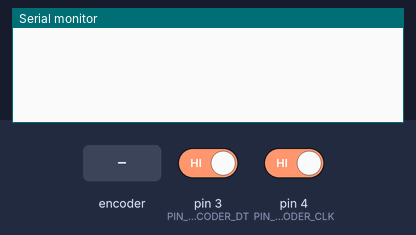
The sketch below on a simulated Arduino Uno, built with avr-gcc and run on an emulated ATmega328P. On the bench: the last lines printed to the serial monitor. The inputs (shaded band) are chosen by the test bench; at power-on: pin 3 (PIN_ENCODER_DT) HIGH, pin 4 (PIN_ENCODER_CLK) HIGH.

Above: at 1.2 s.
1.3 s: rotary encoder on pin 4 (PIN_ENCODER_CLK) / pin 3 (PIN_ENCODER_DT) turned 1 step (first pin leading)
At 1.8 s:
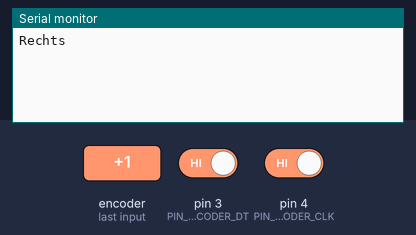
3.0 s: rotary encoder on pin 4 (PIN_ENCODER_CLK) / pin 3 (PIN_ENCODER_DT) turned 2 steps (second pin leading)
At 4.2 s:
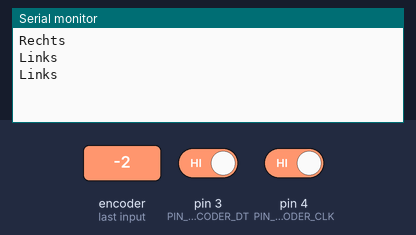

The sketch:

1-RotaryEncoder.ino
```cpp
/**
 * Drehimpulsregler (Rotary Encoder)
 * =================================
 *
 * Dieses Beispiel zeigt, wie ein "Rotary Encoder" (deutsch: Drehimpulsgeber) ausgelesen kann, um
 * unterschiedliche Arten von Drehbewegungen zu erkennen. Äußerlich sieht ein Drehimpulsgeber wie
 * ein Potentiometer aus, basiert jedoch nicht auf einem Spannungsteiler. Stattdessen besitzt er
 * eine Rasterung, die dafür sorgt, dass bei jeder Bewegung zwei Digitalimpulse generiert werden,
 * mit denen die Drehrichtung erkannt werden kann:
 *
 *                   1x nach links           1x nach rechts
 *                   CLK eilt voraus         DT eilt voraus
 *     CLK | … --------+        +--------- … ----------+        +-------- …
 *         |           +--------+                      +--------+
 *         |
 *      DT | … ------------+        +----- … -----+        +------------ …
 *         |               +--------+             +--------+
 *
 *
 * Hardwareaufbau:
 * ---------------
 *
 * Die Schaltung können Sie aus den Konstanten unten ableiten. Es ist nicht schwer, da der Drehregler
 * direkt mit dem Arduino verbunden werden kann.
 *
 * Relevante Dokumentation
 * -----------------------
 *
 * https://sensorkit.joy-it.net/de/sensors/ky-040
 * https://howtomechatronics.com/tutorials/arduino/rotary-encoder-works-use-arduino
 * https://www.arduino.cc/reference/en/language/functions/digital-io/pinmode/
 * https://www.arduino.cc/reference/en/language/functions/digital-io/digitalread/
 */

constexpr int PIN_ENCODER_CLK = 4;
constexpr int PIN_ENCODER_DT  = 3;

/**
 * Initialisierung der Hardware nach dem Einschalten
 */
void setup() {
  pinMode(PIN_ENCODER_CLK, INPUT_PULLUP);
  pinMode(PIN_ENCODER_DT,  INPUT_PULLUP);

  Serial.begin(9600);
}

/**
 * Unendlich oft ausgeführte Hauptprogrammlogik
 */
void loop() {
  static int clk_before = digitalRead(PIN_ENCODER_CLK);
  int clk = digitalRead(PIN_ENCODER_CLK);

  if (clk_before != clk) {
    clk_before = clk;

    if (clk == LOW) {
      if (digitalRead(PIN_ENCODER_DT) == LOW) {
        Serial.println("Links");
      } else {
        Serial.println("Rechts");
      }

      delay(100);
    }
  }
}
```

Measured:
- after the input at 1.3 s, the serial monitor: prints a new line at once (image 1)
- after the input at 3.0 s, the serial monitor: prints a new line at once (image 2)
